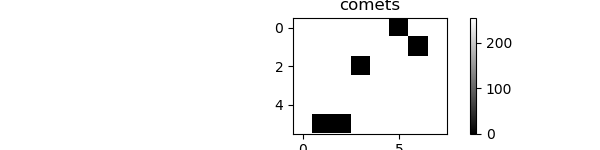
#> input picture interpretation/examples/pysero_biotin_fiducial_20200921_1451/A10_comet.png, 600 x 150 px
$ python -i img_processing.py   (imports and definitions only)
#> lines starting #> are read from the running program, lines starting #| are printed output that depends on the picture; after the words box and inside, x2 and y2 are one past the last pixel; in counts of white or black regions, pixels touching at a corner belong together
#> further down, picture is the input picture: shape (150, 600, 3); min 0, max 255, mean 245
import cv2 as cv
import numpy as np

from skimage.measure import label
from skimage import util as u
from skimage.morphology import disk, ball, binary_opening, binary_erosion
from skimage.filters import threshold_otsu, threshold_multiotsu, threshold_minimum
from scipy.ndimage import binary_fill_holes
from skimage.segmentation import clear_border


# [189 lines left out: functions get_unimodal_threshold, create_unimodal_mask, create_otsu_mask, create_multiotsu_mask, crop_image_from_coords, crop_image_at_center and 2 more, not called in this run]


def thresh_and_binarize(image,
                        method='bright_spots', # JRB changed from 'rosin'
                        invert=True,
                        disk_size=10,
                        thr_percent=95,
                        get_lcc=False):
    """
    receives greyscale np.ndarray image
        inverts the intensities
        thresholds on the minimum peak
        converts the image into binary about that threshold

    :param np.ndarray image: 2D grayscale image
    :param str method: Trheshold type: 'bimodal', 'otsu', 'rosin' or 'bright_spots'
    :param bool invert: Invert image if spots are dark
    :param int disk_size: Structuring element disk size
    :param int thr_percent: Thresholding percentile
    :param bool get_lcc: Returns only the largest connected component
    :return: spots threshold_min on this image
    """
#> called with method = 'bright_spots', invert = True, disk_size = 10, thr_percent = 95, get_lcc = False
    image_ = image.copy()
    if invert:
        image_ = u.invert(image_)
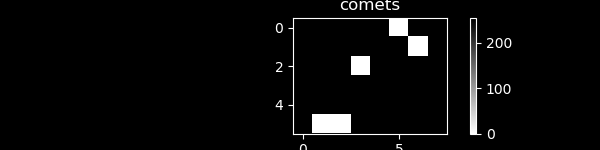
#> image_: shape (150, 600, 3); min 0, max 255, mean 10

    if method == 'bimodal':
        thresh = threshold_minimum(image_, nbins=512)
        spots = (image_ > thresh).astype(np.uint8)

    elif method == 'otsu':
        spots = create_otsu_mask(image_, scale=1)

    elif method == 'rosin':
        spots = create_unimodal_mask(image_, str_elem_size=3)

    elif method == 'bright_spots':
        spots = image_ > np.percentile(image_, thr_percent)
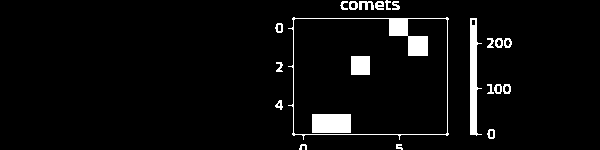
#> spots: shape (150, 600, 3) bool; 4.5% white; 22 white regions, largest, box (x1, y1, x2, y2) and area: (288, 17, 449, 140) 1318, (470, 18, 482, 136) 825, (312, 114, 351, 133) 741
        str_elem = disk(disk_size)
#> (the run stopped early here; a loop or call above may not have finished)

$ run again, on interpretation/examples/pysero_biotin_fiducial_20200921_1451/A1_comet.png
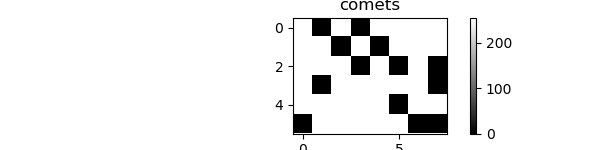
#> input picture interpretation/examples/pysero_biotin_fiducial_20200921_1451/A1_comet.png, 600 x 150 px
#> picture is the input picture: shape (150, 600, 3); min 0, max 255, mean 236.9
#> in thresh_and_binarize, `image_ = u.invert(image_)`:
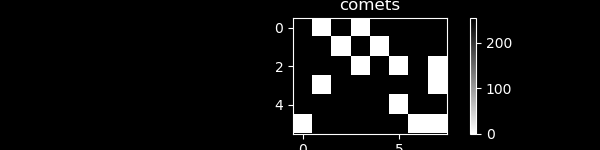
#> image_: shape (150, 600, 3); min 0, max 255, mean 18.1
#> spots: shape (150, 600, 3) bool; every value is 0

$ run again, on interpretation/examples/pysero_biotin_fiducial_20200921_1451/A2_comet.png
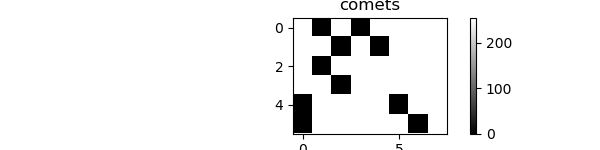
#> input picture interpretation/examples/pysero_biotin_fiducial_20200921_1451/A2_comet.png, 600 x 150 px
#> picture is the input picture: shape (150, 600, 3); min 0, max 255, mean 239.9
#> in thresh_and_binarize, `image_ = u.invert(image_)`:
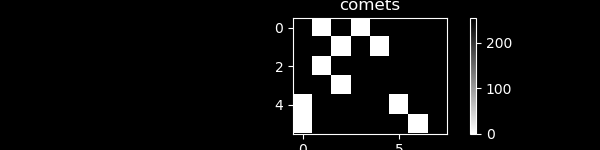
#> image_: shape (150, 600, 3); min 0, max 255, mean 15.1
#> spots: shape (150, 600, 3) bool; every value is 0
